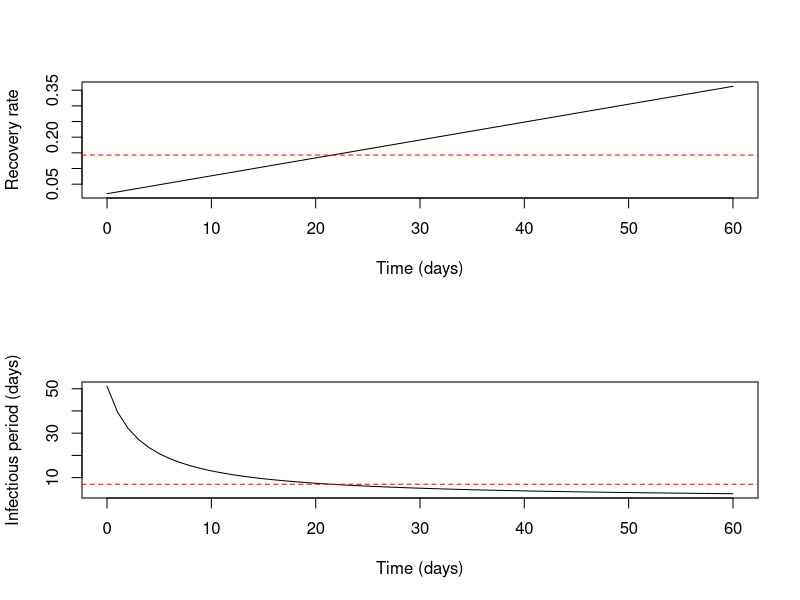

The R script that drew this image: (Note: this script raises an error after producing the figure.)
## ---- chunk 1
knitr::opts_chunk$set(echo = TRUE, cache=TRUE)
## ---- chunk 2
gamma <- function(b=0.137/7, a0=0.04/7, t){
  # linear function
  # arguments (names chosen to follow Drake et al. (2006) https://doi.org/10.1371/journal.pone.0000020)
  # default parameters from "reduced model w/o week 8" estimates for SARS with units adjusted from weeks to days
  #    b: intercept (positive)
  #    a0: slope parameter (units of days, positive)
  #    t: time in the model
  
  gamma <- b + a0*t
  return(gamma)
}
## ---- chunk 3
t <- seq(0, 60)
g <- gamma(t=t)
par(mfrow=c(2,1))
plot(t,g, type='l', xlab='Time (days)', ylab='Recovery rate')
abline(h=1/7, lty=2, col='red')
plot(t, 1/g, type='l', xlab='Time (days)', ylab='Infectious period (days)')
abline(h=7, lty=2, col='red')

## ---- chunk 4
onestep <- function (x, params) {  #function to calculate one step of stochastic SIR
  
  S <- x[2]                            #local variable for susceptibles
  
  E1 <- x[3]                           #exposed classes
  E2 <- x[4]
  E3 <- x[5]
  E4 <- x[6]
  E5 <- x[7]
  E6 <- x[8]
  
  I1 <- x[9]                           #infectious classes
  I2 <- x[10]
  I3 <- x[11]
  I4 <- x[12]
  I5 <- x[13]
  I6 <- x[14]
  
  I <- I1+I2+I3+I4+I5+I6
  
  R <- x[15]                          #local variable for recovereds
  N <- S+E1+E2+E3+E4+E5+E6+I1+I2+I3+I4+I5+I6+R                           #total population size (subject to demographic change)
  
  t <- x[16]                          #get current time
  
  
  with(                                #use with as in deterministic model to simplify code
       as.list(params), 
       {
         gamma <- 6*gamma(b=b, a0=a0, t=t)  # multiplier 6 for pseudo stages
         rates <- c(beta*S*I/N,
                    sigma*E1, sigma*E2, sigma*E3, sigma*E4, sigma*E5, sigma*E6,
                    gamma*I1, gamma*I2, gamma*I3, gamma*I4, gamma*I5, gamma*I6)
         changes <- matrix(c(-1, 1, 0, 0, 0, 0, 0 ,0, 0, 0, 0, 0, 0, 0,   #transition into E
                             0, -1, 1, 0, 0, 0, 0, 0, 0, 0, 0, 0, 0, 0,
                             0, 0, -1, 1, 0, 0, 0, 0, 0, 0, 0, 0, 0, 0,
                             0, 0, 0, -1, 1, 0, 0, 0, 0, 0, 0, 0, 0, 0,
                             0, 0, 0, 0, -1, 1, 0, 0, 0, 0, 0, 0, 0, 0,
                             0, 0, 0, 0, 0, -1, 1, 0, 0, 0, 0, 0, 0, 0,
                             
                             0, 0, 0, 0, 0, 0, -1, 1, 0, 0, 0, 0, 0, 0,   #transition into I
                             0, 0, 0, 0, 0, 0, 0, -1, 1, 0, 0, 0, 0, 0,
                             0, 0, 0, 0, 0, 0, 0, 0, -1, 1, 0, 0, 0, 0,
                             0, 0, 0, 0, 0, 0, 0, 0, 0, -1, 1, 0, 0, 0,
                             0, 0, 0, 0, 0, 0, 0, 0, 0, 0, -1, 1, 0, 0,
                             0, 0, 0, 0, 0, 0, 0, 0, 0, 0, 0, -1, 1, 0,
                             
                             0, 0, 0, 0, 0, 0, 0, 0, 0, 0, 0, 0, -1, 1),  #transitions into R
                           ncol=length(x)-2, byrow=TRUE)
         tau <- -log(runif(1)) / sum(rates)   # exponential waiting time
         U <- runif(1)       #uniform random deviate
         m <- min(which(cumsum(rates)>=U*sum(rates)))
         x <- x[2:(length(x)-1)] + changes[m,]
         return(out <- c(tau, x, tau+t))
       }
       )
}
## ---- chunk 5
model <- function (x, params, nstep) {  #function to simulate stochastic SIR
  output <- array(dim=c(nstep+1,length(x)))         #set up array to store results
  colnames(output) <- c("time","S",
                        "E1", "E2", "E3", "E4", "E5", "E6",
                        "I1", "I2", "I3", "I4", "I5", "I6",
                        "R", "cum.time") #name variables
  output[1,] <- x                           #first record of output is initial condition
  for (k in 1:nstep) {                      #iterate for nstep steps
    output[k+1,] <- x <- onestep(x,params)
  }
  output                                    #return output
}
## ---- chunk 6

start <- as.Date('12/15/2019',format='%m/%d/%Y')

set.seed(1252019)                #set seed

evaluate.model <- function(params=list(beta=3.7, sigma=6/5.6, b=0.137/7, a0=0.04/7), nsims=1, pop.size=11081000, nstep=10000000){

  E10 <- 0
  E20 <- 0
  E30 <- 0
  E40 <- 0
  E50 <- 0
  E60 <- 0
  
  E0 <- E10+E20+E30+E40+E50+E60
  
  I10 <- 3
  I20 <- 3
  I30 <- 3
  I40 <- 3
  I50 <- 3
  I60 <- 0
  
  I0 <- I10+I20+I30+I40+I50+I60
            
  S0 <- round(pop.size-E0-I0)        #initial number susceptible 
  xstart <- c(time=0, S=S0,
              E1=E10, E2=E20, E3=E30, E4=E40, E5=E50, E6=E60,
              I1=I10, I2=I20, I3=I30, I4=I40, I5=I50, I6=I60,
              R=pop.size-E10-E20-E30-E40-E50-E60-S0-I10-I20-I30-I40-I50-I60,
              cum.time = 0) #initial conditions
  data <- vector(mode='list',length=nsims) #initialize list to store the output
  for (k in 1:nsims) {              #simulate nsims times
    data[[k]] <- as.data.frame(model(xstart,params,nstep))
    data[[k]]$cum.time <- cumsum(data[[k]]$time)
  }
  
  for(i in 1:nsims) data[[i]]$I <- data[[i]]$I1 + data[[i]]$I2 + data[[i]]$I3 + data[[i]]$I4 + data[[i]]$I5 + data[[i]]$I6
  
  max.time<-data[[1]]$cum.time[max(which(data[[1]]$I>0))] #maximum time in first simulation
  max.y<-1.8*max(data[[1]]$I)       #find max infected in run 1 and increase by 80% for plot
  plot(I~cum.time,data=data[[1]],xlab='Time (days)',ylab='Cases',col=1,xlim=c(0,max.time),ylim=c(1,max.y), type='l', lty=2, log='y', axes=FALSE)
  lines(R~cum.time,data=data[[1]], col=1,xlim=c(0,max.time),ylim=c(0,max.y), lty=1)
  legend('topleft', lty=c(2,1), legend=c('Infectious cases at large','Cumulative reported cases'))
  axis(1, at=seq(0,max.time,5), labels=format(start+seq(0,max.time,5), format= '%b %d'))
  axis(2)
  box()

  for (k in 1:nsims) {              #add multiple epidemics to plot
    lines(I~cum.time,data=data[[k]],col=k,type='l', lty=2)
    lines(R~cum.time,data=data[[k]],col=k, type='l', lty=1)

  }
}

evaluate.model()
